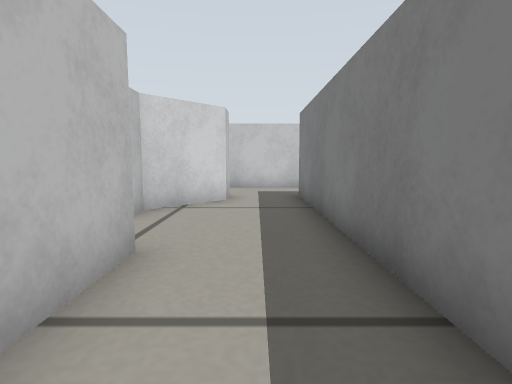
[1] (above)

16 first-person views from a walk through a Gazebo world. The camera is 0.22 m above the floor, tilts 6° down and sees 80° across. The floor is counted in squares, 0.2 m on a side. Each view is taken from the middle of a square. On the plan, view 1 faces up. The plan holds only what a view shows up to about 13 squares ahead; the rest is blank. The place goes on beyond the plan. The robots in the file are not drawn.

[2]
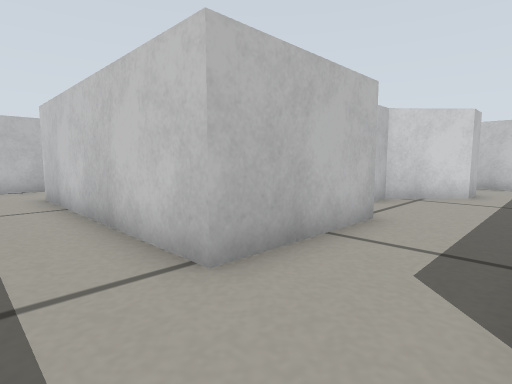

[3]
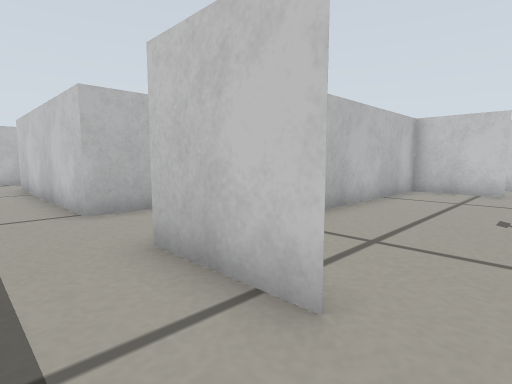

[4]
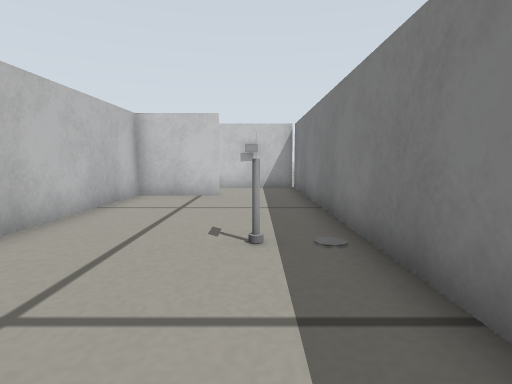

[5]
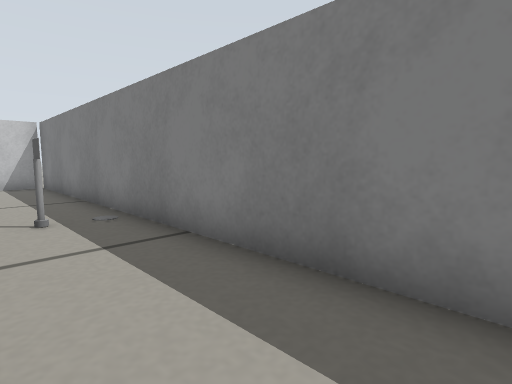

[6]
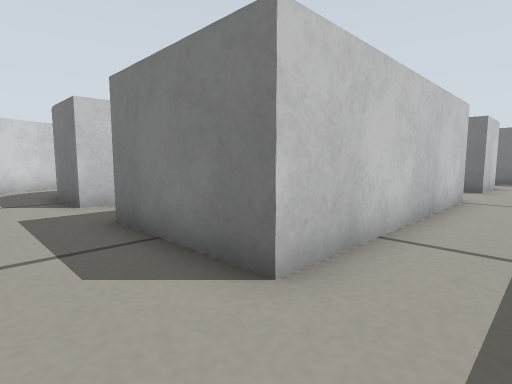

[7]
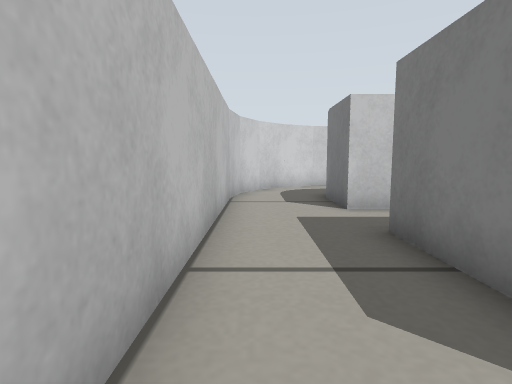

[8]
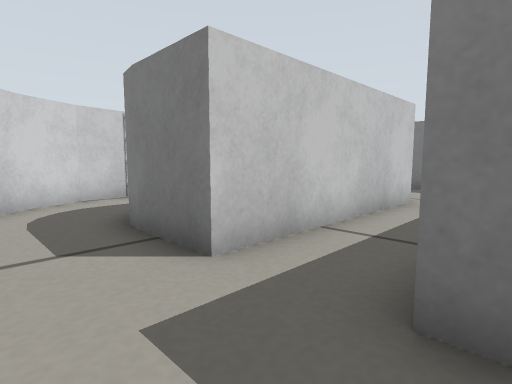

[9]
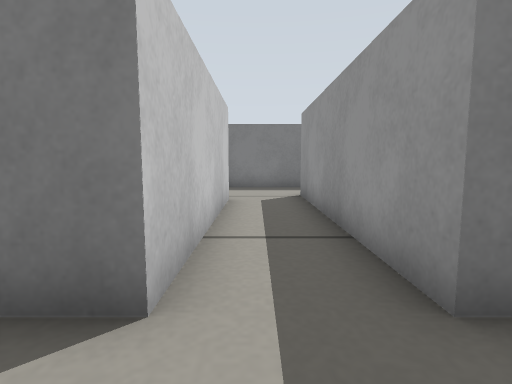

[10]
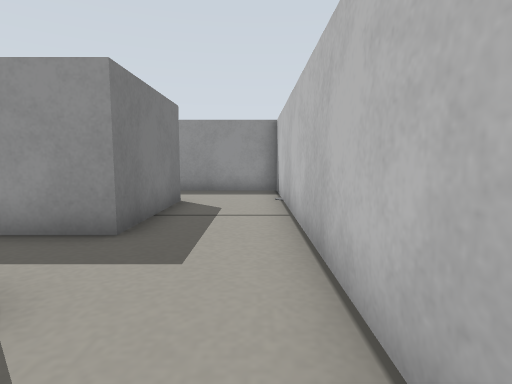

[11]
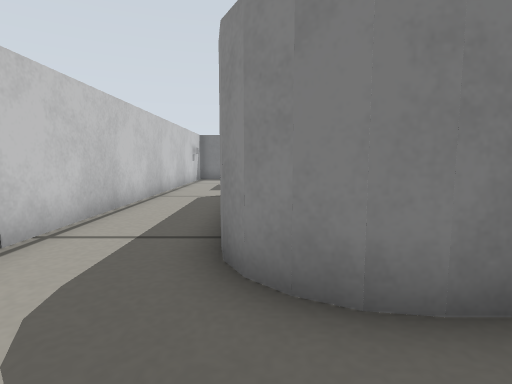

[12]
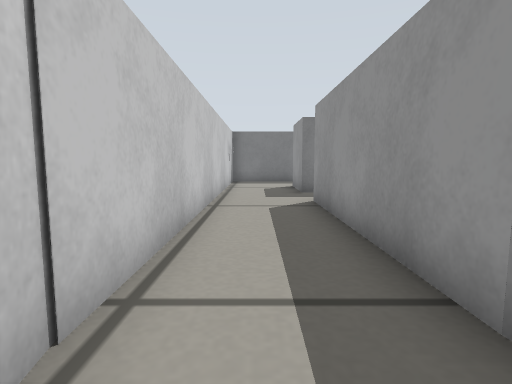

[13]
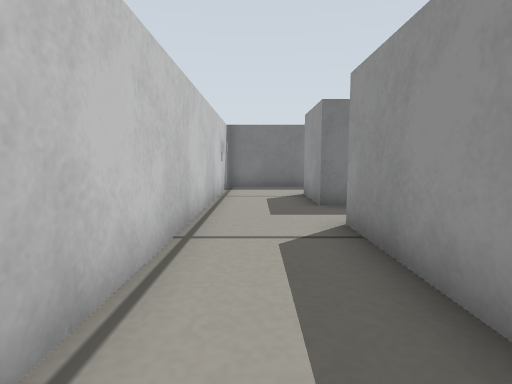

[14]
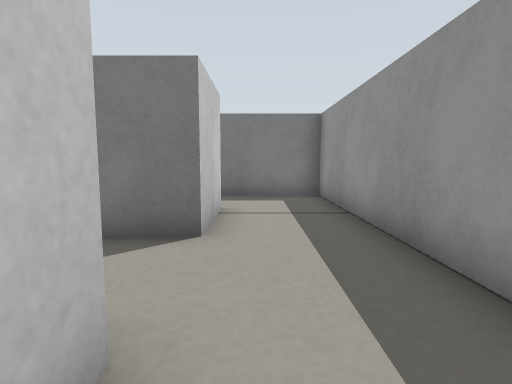

[15]
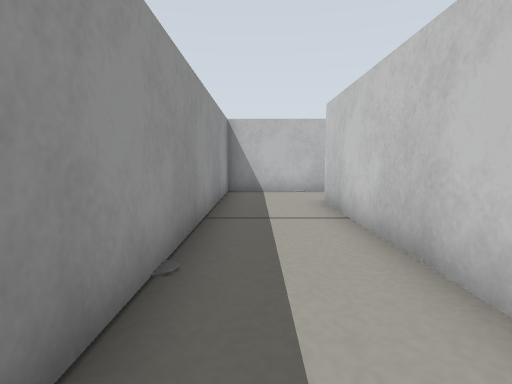

[16]
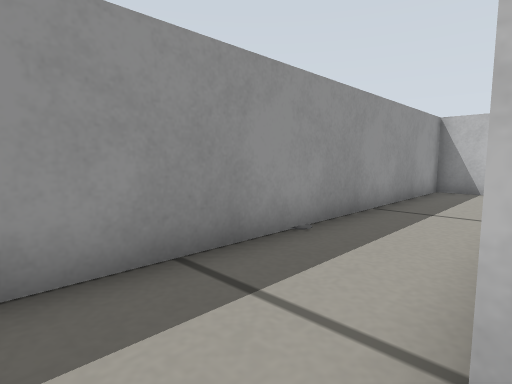

### Floor plan
Points are (right, up) in squares from view 1. A wall is a line through its corners. A room is listed if a view was taken in it or the views show most of it. See-through windows are left out.
Room 1 (views 1, 2, 3, 4, 5, 6, 7, 8, 9, 10, 11, 12, 13, 14, 15, 16)
walls: (-1.5, 3.6) (-1.5, -0.2) (-9, -0.2) (-9, 3.6) (-1.5, 3.6); (1.3, 1.5) (1.3, 9.4) (1.3, 3.8); (3.9, -0.2) (1.3, -0.2) (1.3, 1.3); (-9, 7.6) (-8.9, 8.2) (-8.6, 8.7) (-8.2, 9.1) (-7.7, 9.4) (-7.2, 9.4) (-0.8, 9.4) (-0.8, 8.4) (-2.5, 6.7) (-2.5, 5.8) (-9, 5.8) (-9, 7.8); (4, 9.4) (1.3, 9.4) (3.9, 9.4); (-7.1, 12.2) (-8.6, 12) (-9.9, 11.4) (-10.9, 10.4) (-11.5, 9.1) (-11.7, 7.7); (-11.7, 7.8) (-11.7, -3) (6.5, -3) (6.5, 12.2) (5.4, 12.2); (4.6, 12.2) (-7.4, 12.2)
objects: other object (5, 4); other object (5, 12)

Positions as (right, up) in squares from view 1, and headings:
1: (0, 0), facing up
2: (1, -2), facing up-left
3: (5, -2), facing up-left
4: (5, 0), facing up
5: (4, -2), facing up-right
6: (-11, -2), facing up-right
7: (-11, -1), facing up
8: (-11, 3), facing up-right
9: (-11, 5), facing right
10: (-11, 8), facing down
11: (-11, 9), facing right
12: (-9, 11), facing right
13: (-6, 11), facing right
14: (-3, -1), facing right
15: (-1, -2), facing left
16: (0, 0), facing down-left
